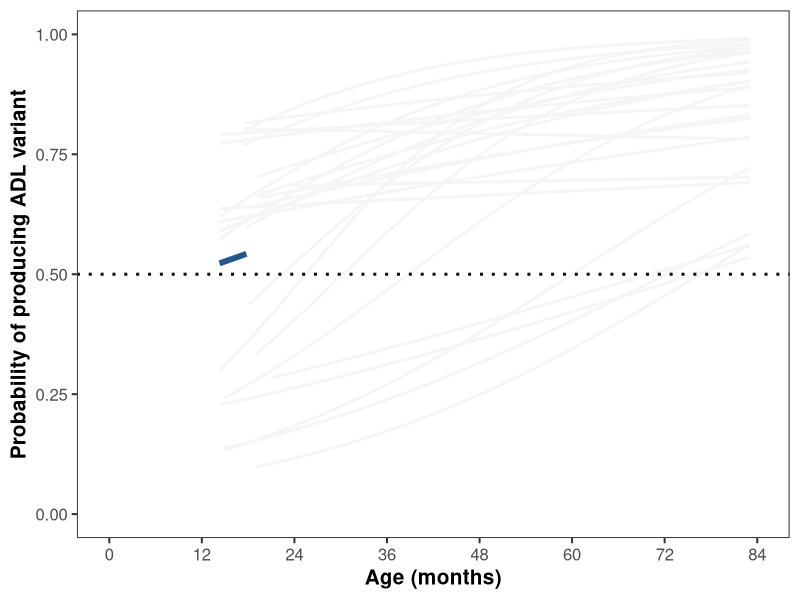
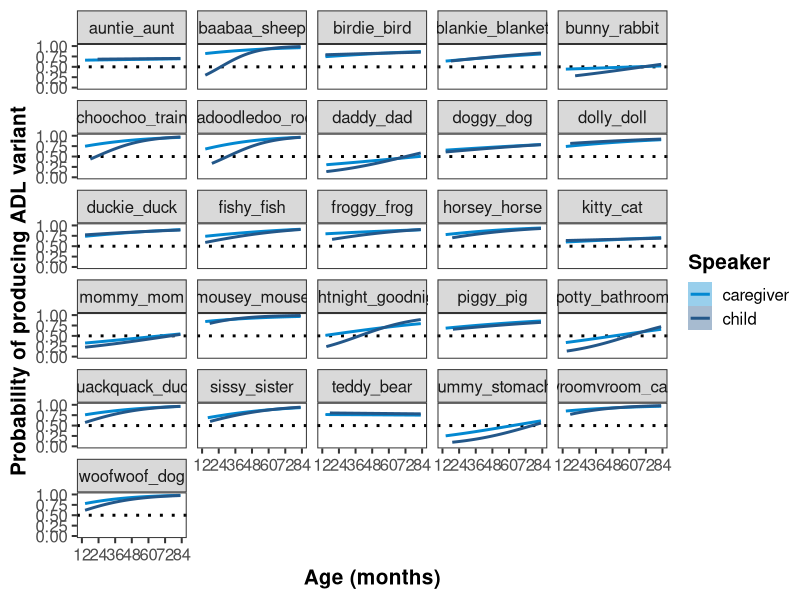
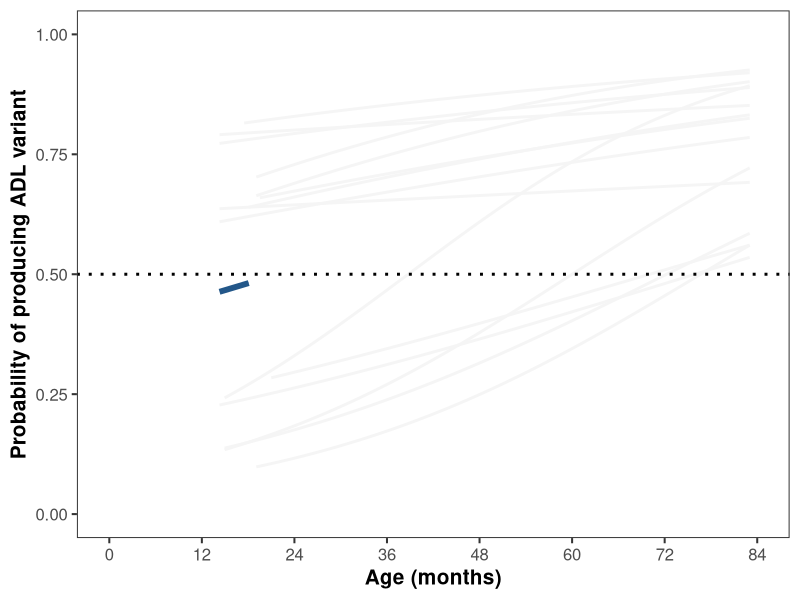
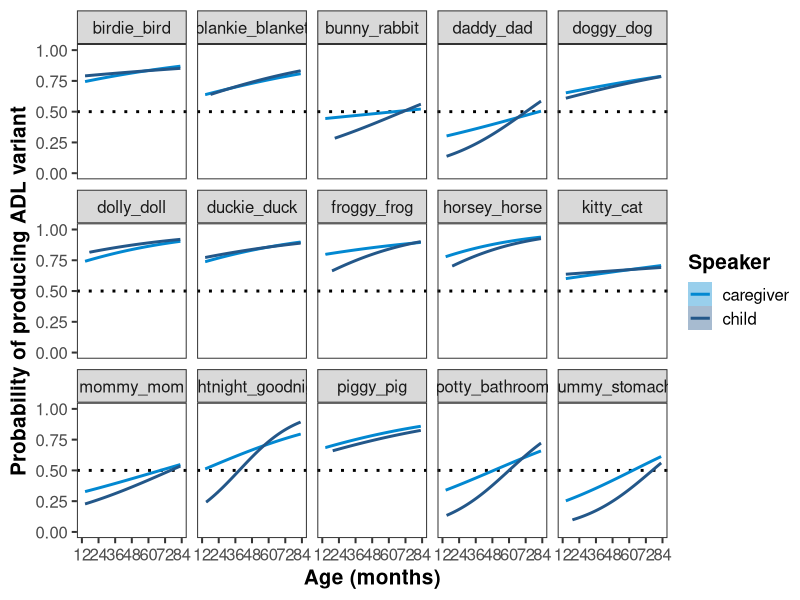

Reproduce these figures in R, in order. (Note: this script raises an error after producing the figures.)
library(here)
library(tidyverse)
library(lme4)
library(ggeffects)
library(broom.mixed)

# read in data
data <- read_csv("survey/anon-data/variant-probabilities.csv") %>%
  mutate(id = as.character(id))
metadata <- read_csv("item-metadata.csv")

# transform probabilities for binomial regression (0s and 1s for variant types)
model.data <- data %>%
  mutate(ADL = value, CDL = 100 - value)

model.data.CDL <- model.data[rep(seq(nrow(model.data)), model.data$CDL), ]
model.data.CDL <- model.data.CDL %>%
  select(id, age, pair, speaker) %>%
  mutate(variant = 0)

model.data.ADL <- model.data[rep(seq(nrow(model.data)), model.data$ADL), ]
model.data.ADL <- model.data.ADL %>%
  select(id, age, pair, speaker) %>%
  mutate(variant = 1)

model.data <- bind_rows(model.data.ADL, model.data.CDL) %>%
  # calculate age in months
  mutate(age = age/30.437) %>%
  left_join(select(metadata, pair, cogsci), by = "pair")

# set colors for plots
speaker.colors <- c("child" = "#235789", 
                    "caregiver" = "#0288d1")

model.outputs.list <- list()
shift.trends.list <- list()
switch.points.list <- list()
for (i in c("child", "caregiver")) {
  for (j in c("full", "cogsci")) {
    
    if (j == "cogsci") {
      model.input <- model.data %>%
        filter(speaker == i & cogsci == "y")
      
      fig.input <- model.data %>%
        filter(cogsci == "y")
      
      fig.height <- 10
    }
    else {
      model.input <- model.data %>%
        filter(speaker == i)
      
      fig.input <- model.data
      
      fig.height <- 20
    }
    
    # pre-registered model fails to converge
    # model even with simplified random effects structure 
    # (by-child or by-pair intercepts only) also fails to converge
    # model <- glmer(variant ~ scale(age) + (1 + scale(age) | pair) + (1 + scale(age) | id),
    #                data = model.input,
    #                family = binomial,
    #                control = glmerControl(optimizer = "bobyqa"))
    
    model.type <- paste0(i, "-", j)
    
    model <- glm(variant ~ age, 
                 data = model.input, 
                 family = binomial)
    
    # store model output summary
    model.summary <- tidy(model) %>%
      filter(term == "age")
    
    # store model-predicted shift trajectory
    trend <- ggpredict(model, c("age [all]")) %>%
      mutate(model = model.type)
    
    # compute the age at which ADL variants are produced >50% of the time 
    xintercept <- trend %>%
      filter(predicted >= 0.5) %>%
      slice_head() %>%
      pull(x)
    
    model.outputs.list[[model.type]] <- model.summary
    shift.trends.list[[model.type]] <- trend
    switch.points.list[[model.type]] <- xintercept
    
    ggplot() + 
      geom_smooth(data = model.input,
                  aes(x = age, y = variant, group = pair),
                  method = "glm", method.args = list(family = "binomial"),
                  color = "#F5F5F5", se = FALSE) +
      geom_ribbon(data = trend,
                  aes(x = x, ymin = conf.low, ymax = conf.high),
                  fill = speaker.colors[i], alpha = 0.25) +
      geom_line(data = trend,
                aes(x = x, y = predicted), color = speaker.colors[i], size = 2) +
      scale_x_continuous(limits = c(0, 84), breaks = seq(0, 84, by = 12)) +
      labs(x = "Age (months)", y = "Probability of producing ADL variant") +
      geom_hline(yintercept = 0.5, linetype = "dotted", size = 1) +
      theme_test(base_size = 15) +
      theme(axis.title = element_text(face = "bold")) +
      coord_cartesian(ylim = c(0, 1))
      ggsave(paste0("survey/figs/", i, "-", j, ".png"), dpi = 300, height = 5, width = 6)
      
      ggplot(fig.input, 
             aes(x = age, y = variant, color = speaker, fill = speaker)) +
        facet_wrap(.~pair, ncol = 5) +
        geom_hline(yintercept = 0.5, linetype = "dotted", size = 1) +
        geom_smooth(method = "glm", method.args = list(family = "binomial")) +
        scale_color_manual(values = speaker.colors) +
        scale_fill_manual(values = speaker.colors) +
        scale_x_continuous(limits = c(12, 84), breaks = seq(12, 84, by = 12)) +
        coord_cartesian(ylim = c(0, 1)) +
        labs(x = "Age (months)", y = "Probability of producing ADL variant",
             color = "Speaker", fill = "Speaker") +
        theme_test(base_size = 15) +
        theme(axis.title = element_text(face = "bold"), legend.title = element_text(face = "bold"))
      ggsave(paste0("survey/figs/bypair-shift-timing-", j, ".png"), height = fig.height, width = 15, dpi = 300)
  }
}
model.outputs <- do.call(rbind, model.outputs.list) %>%
  rownames_to_column(var = "model") %>%
  write_csv("survey/model-outputs/glms.csv")

shift.trends <- do.call(rbind, shift.trends.list) %>%
  data.frame() %>%
  write_csv("survey/model-outputs/trend-lines.csv")

switch.points <- do.call(rbind, switch.points.list) %>%
  data.frame() %>%
  rownames_to_column(var = "model") %>%
  rename(., age = `.`) %>%
  write_csv("survey/model-outputs/switch-points.csv")
